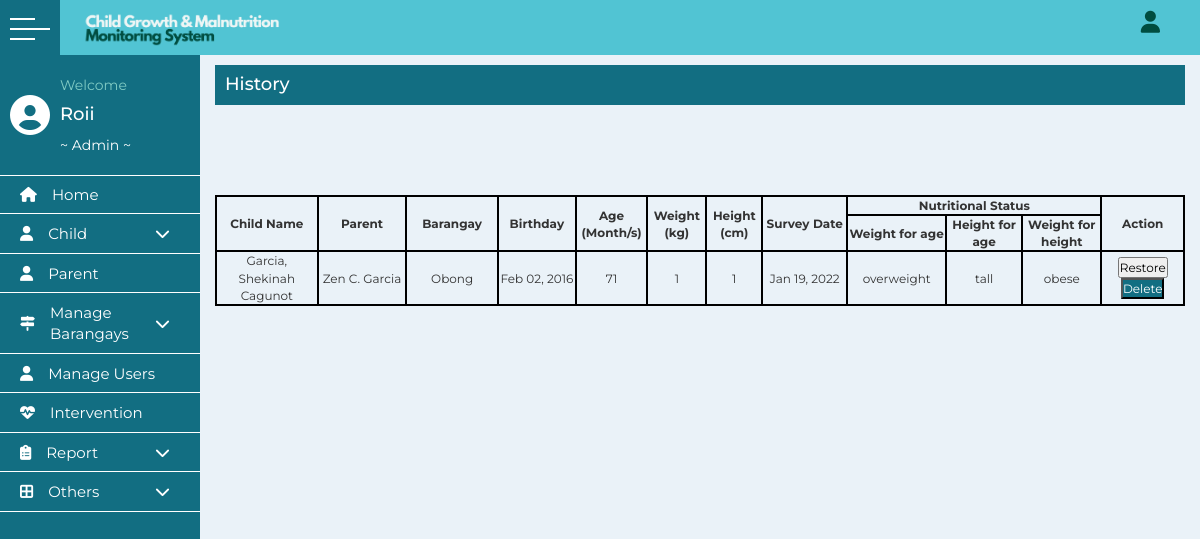
The page /history.php (signed in) on the database its author committed.
### tables this page shows
CREATE TABLE `trash` (
  `id` int(11) NOT NULL,
  `lastname` varchar(255) NOT NULL,
  `firstname` varchar(255) NOT NULL,
  `middlename` varchar(255) NOT NULL,
  `birthdate` date NOT NULL,
  `age` int(11) NOT NULL,
  `gender` varchar(20) NOT NULL,
  `street` varchar(255) NOT NULL,
  `barangay` varchar(255) NOT NULL,
  `municipality` varchar(255) NOT NULL,
  `p_lastname` varchar(255) NOT NULL,
  `p_firstname` varchar(255) NOT NULL,
  `p_middlename` varchar(255) NOT NULL,
  `weight` double NOT NULL,
  `height` double NOT NULL,
  `weightstatus` varchar(255) NOT NULL,
  `heightstatus` varchar(255) NOT NULL,
  `w8_h8` varchar(255) NOT NULL,
  `svdate` date NOT NULL,
  `entrydate` varchar(255) NOT NULL
);

### history.php (the view, shortened to what this page needs)
<?php
include ("includes/config.php");
if ($_SESSION['role']=='enumerator') {
  $barangay=$_SESSION['barangay'];
  $query=mysqli_query($Connection, "SELECT * FROM `trash` where barangay = '$barangay' order by lastname, firstname");
}else{
$query=mysqli_query($Connection, "SELECT * FROM `trash` order by lastname, firstname");
}
$records = mysqli_num_rows($query);
include ('includes/header.php');
?>
      <main>
      <div class="container">
        <div class="title-page" style="margin-top: 25px;">
            <h3>History</h3>
          </div>
      <div class="nutrition">
        <div class="table-nutrition">
          <table>
            <tr>
              <th style="font-size: 12px; width: 550px; height: 40px;" rowspan="2">Child Name</th>
              <th  style="font-size: 12px; width: 550px;" rowspan="2">Parent</th>
              <th  style="font-size: 12px; width: 400px;" rowspan="2">Barangay</th>
              <th  style="font-size: 12px; width: 300px;" rowspan="2">Birthday</th>
              <th  style="font-size: 12px; width: 170px;" rowspan="2">Age (Month/s)</th>
              <th  style="font-size: 12px; width: 170px;" rowspan="2">Weight (kg)</th>
              <th  style="font-size: 12px; width: 170px;" rowspan="2">Height (cm)</th>
              <th  style="font-size: 12px; width: 500px;" rowspan="2">Survey Date</th>
              <th  style="font-size: 12px;" colspan="3">Nutritional Status</th>
              <?php
              if ($_SESSION['role']=='admin') {
              ?>
              <th  style="font-size: 12px; width: 170px;" rowspan="2">Action</th>
              <?php }?>
            </tr>
            <tr>
              <th style="font-size: 12px;">Weight for age</th>
              <th style="font-size: 12px;">Height for age</th>
              <th style="font-size: 12px;">Weight for height</th>
            </tr>
            <tr>
              <?php
                  if (!empty($records)) {
                    while ($row = mysqli_fetch_array($query)) {
                      ?>
              <td style="font-size: 12px;"><?php echo $row['lastname'].', '.$row['firstname'].' '.$row['middlename']; ?></td>
              <td style="font-size: 12px;"><?php echo $row['p_firstname'].' '.$row['p_middlename'].' '.$row['p_lastname']; ?></td>
              <td style="font-size: 12px;"><?php echo $row['barangay'];?></td>
              <td style="font-size: 12px;"><?php echo date("M d, Y", strtotime($row['birthdate']));?></td>
              <td style="font-size: 12px;"><?php echo $row['age'];?></td>
              <td style="font-size: 12px;"><?php echo $row['weight'];?></td>
              <td style="font-size: 12px;"><?php echo $row['height'];?></td>
              <?php
              if ($row['svdate']=="0000-00-00") {
                $x= "<b>No Survey Record</b>";
              }else{
                $x= date("M d, Y", strtotime($row['svdate']));
              }?>
              <td style="font-size: 12px;"><?php echo $x;?></td>
              <td style="font-size: 12px;"><?php echo $row['weightstatus'];?></td>
              <td style="font-size: 12px;"><?php echo $row['heightstatus'];?></td>
              <td style="font-size: 12px;"><?php echo $row['w8_h8'];?></td>
              <?php
              if ($_SESSION['role']=='admin') {
              ?>
              <td style="font-size: 12px; width: 400px;">
                <button style="background-color: #fffff; ;"><a style="text-decoration: none; color: black;" href="child_restore.php?id=<?php echo $row['id']; ?>" onClick="javascript:return confirm('Do you really want to restore?');">Restore</a></button>
              <button style="background-color: #126E82;"><a style="text-decoration: none; color: white;" href="child_restore.php?id2=<?php echo $row['id']; ?>" onClick="javascript:return confirm('Do you really want to delete permanently?');">Delete</a></button>
              </td>
              <?php }
              ?>
            </tr>
            <?php
          }}?>
          </table>
        </div>
      </div>
      </div>
    </main>
          </div>
</div>
</body>
</html>

### css/style.css (style rules this page uses)
* { margin: 0; padding: 0; list-style: none; box-sizing: border-box; text-decoration: none; font-family: 'Montserrat', sans-serif; }
.main_container .container { margin-top: 40px; width: calc(100% - 200px); margin-left: 200px; transition: all 0.3s ease; }
a { text-decoration: none; }
main { background: #EAF2F8; min-height: calc(100vh - 60px); }
.title-page { width: 100%; height: 40px; background-color: #126e82; margin-top: 50px; }
.title-page h3 { float: left; margin-top: 10px; margin-left: 10px; font-size: 18px; color: white; }
.table-list table, td, th { border: 3px solid #126e82; font-size: 14px; text-align: center; }
.table-list-barangay table, td, th { border: 3px solid #126e82; font-size: 14px; text-align: center; }
.table-list-2 table, td, th { border: 3px solid #126e82; font-size: 18px; text-align: center; }
.table-list-2 table td, th { width: 400px; text-align: center; }
.table-list-child table, td, th { border: 3px solid #126e82; font-size: 14px; text-align: center; }
.table-child-growth table, td, th { border: 2px solid black; font-size: 16px; text-align: center; }
.nutrition { margin-top: 90px; }
.table-nutrition table { border-collapse: collapse; }
.table-nutrition table td { height: 30px; }
.table-child-report table, th, td { border: 2px solid black; }
.table-intervention table, td, th { border: 2px solid black; font-size: 16px; text-align: center; }

### rows shown on the page
trash: lastname "Garcia", firstname "Shekinah", middlename "Cagunot", p_firstname "Zen", p_middlename "C.", p_lastname "Garcia", barangay "Obong", birthdate "Feb 02, 2016", age "71", weight "1", height "1", svdate "Jan 19, 2022", weightstatus "overweight", heightstatus "tall", w8_h8 "obese"

### other values the page prints
wordwrap($text, 12, "<br />\n") "Roii"
$_SESSION['role'] "Admin"
